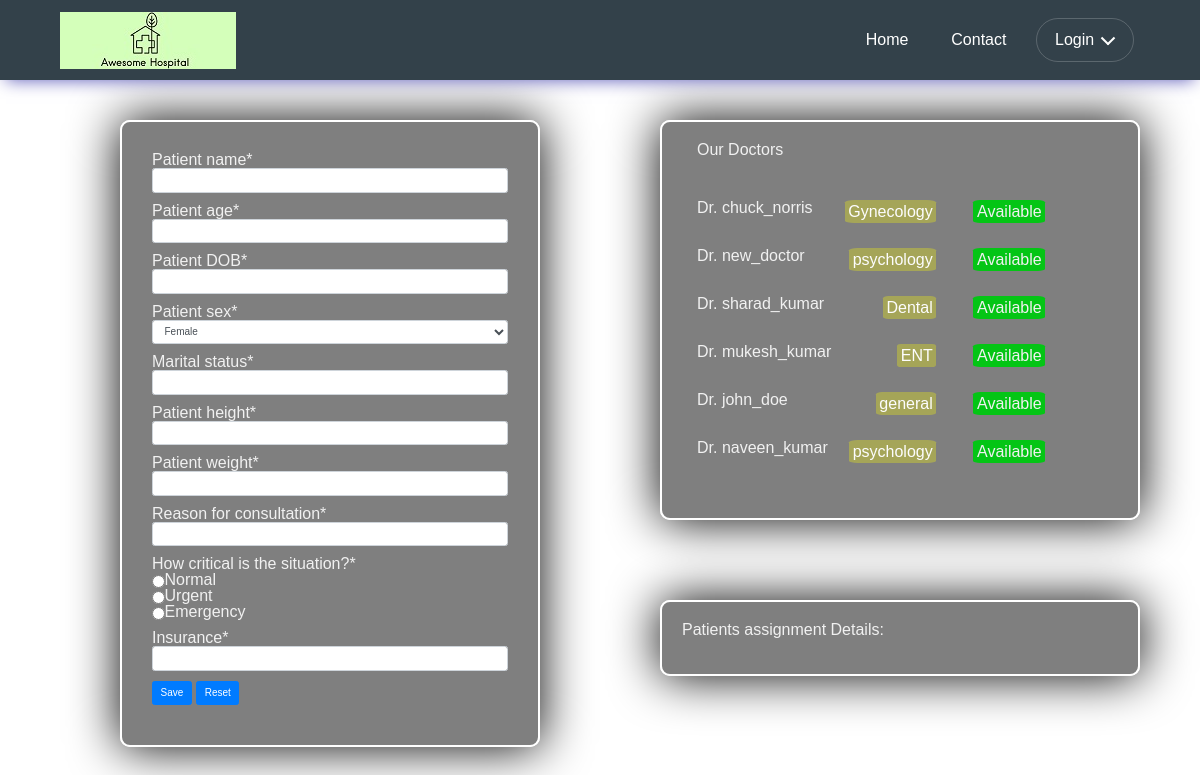
The page / on the database its author committed.
### homepage/models.py (models this page shows, shortened)
class DoctorDetails(models.Model):
    doctor_name = models.CharField(max_length=50)
    doctor_availability = models.BooleanField(default=True)
    doctor_specialisation = models.CharField(max_length=200)
    doctor_sex = models.CharField(
        max_length=1,
        default='F',
        choices=(
        ('F', 'Female',),
        ('M', 'Male',),
        ('T', 'Transgender',),
    )
    )
    is_Doctor_servicing = models.BooleanField(default=True)
    remaining_time = models.IntegerField(null=True, default=0)

### homepage/views.py (the view)
# urls.py: path("",index, name="index" ),
def index(request):
    doctor_list = DoctorDetails.objects.order_by('-doctor_availability')
    form = postForm(request.POST or None)
    if form.is_valid():
        pk_form = form.save()
        return HttpResponseRedirect("/")
    global assignmentDetails
    context= {
        'doctor_list' : doctor_list,
        'form' : form,
        'assignmentDetails' : assignmentDetails
    }
    return render(request, 'newHome.html', context)

### homepage/forms.py
class postForm(forms.ModelForm):
    CRITICALITY_CHOICES = [
        ('N', "Normal",),
        ('U', "Urgent",),
        ('E', "Emergency",),
    ]
    criticality = forms.ChoiceField(
        label="How critical is the situation?",
        widget=forms.RadioSelect(),
        choices=CRITICALITY_CHOICES
    )
    class Meta:
        model = PatientDetails
        fields = ["patient_name", "patient_age", "patient_DOB", "patient_sex", "marital_status", "patient_height", "patient_weight", "reason_for_consultation", "criticality", "insurance"]

### templates/newHome.html (shortened to what this page needs)
{% load crispy_forms_tags %}
<!DOCTYPE html>
<html lang="en">
<head>
    <link rel="stylesheet" href="https://stackpath.bootstrapcdn.com/bootstrap/4.3.1/css/bootstrap.min.css">
    {% include 'navBar.html' %}
</head>
<body>
    <div id="patient">
        <div class="form-group">
                <form method="POST" class="post-form" id="patientForm">
                    {{ form|crispy }}
                    <button type="submit" class="btn btn-primary">Save</button>
                    <input type="button" class="btn btn-primary" onclick="this.form.reset();" value="Reset">
                </form>
        </div>
    </div>
    <div id="doctorBox">
        <h2 style="padding-left: 15px;">Our Doctors</h2><br><br>
        {% if doctor_list %}
        <ul style="padding-top: 10px; padding-bottom: 10px">
            {% for doctor in doctor_list %}
                <a href="{% url 'homepage:doctorDetails' doctor.id %}" style="color: #f1f1f1;">
                    <li>
                        <div class="col-md-10">
                            Dr. {{doctor.doctor_name}} &nbsp;&nbsp;&nbsp;&nbsp;&nbsp;&nbsp;&nbsp;&nbsp;&nbsp;&nbsp;&nbsp;&nbsp;&nbsp;
                            <span class="specialisation">{{doctor.doctor_specialisation}}</span>
                            <span class="availability">
                                {% if doctor.doctor_availability %}
                                    <span class="available">Available</span>
                                {% else %}
                                    <span class="busy">Busy</span>
                                {% endif %}
                            </span>
                        </div>
                    <li>
                </a>
                <br><br>
            {% endfor %}
        </ul>
        {% endif %}
    </div>
    <div id="assignmentDetails">
        Patients assignment Details:<br><br>
    </div>
</body>
</html>

### templates/navBar.html (shortened to what this page needs)
	<header>
		<div class="cd-logo"><a href="/"><img src="/static/images/logo.jpg" alt="Logo"></a></div>
		<nav class="cd-main-nav-wrapper">
			<ul class="cd-main-nav">
				<li><a href="/">Home</a></li>
				<li><a href="#0">Contact</a></li>
				{% if user.is_authenticated %}
				<li><a href="{% url 'homepage:doctor_page_view' %}">Your Page</a></li>
				<li><a href="{% url 'homepage:logout' %}">Logout</a></li>
				{% else %}
				<li>
					<a href="#0" class="cd-subnav-trigger"><span>Login</span></a>
				</li>
				{% endif %}
			</ul>
		</nav>
	</header>
<link rel="stylesheet" href="/static/navBar/css/reset.css">
<link rel="stylesheet" href="/static/navBar/css/style.css">

### templates/navBar.html (style rules this page uses)
header { -webkit-box-shadow: 0 8px 16px -6px rgb(92, 90, 185) !important; -moz-box-shadow: 0 8px 16px -6px rgb(92, 90, 185) !important; box-shadow: 0 6px 16px -6px rgb(92, 90, 185) !important; }

### templates/newHome.html (style rules this page uses)
body { background-image: url("/static/images/patientRecord.png") !important; height: 100%; background-repeat: no-repeat; background-attachment: fixed; background-size: cover; }
#patient { position: absolute; top: 15%; left: 10%; width: 35%; border: solid 2px white; border-radius: 10px; padding: 30px; background: rgb(1, 1, 1); background: rgba(1, 1, 1, 0.5); color: #f1f1f1; box-shadow: 0 0 50px black; }
#doctorBox { position: absolute; top: 15%; left: 55%; width: 40%; border: solid 2px white; border-radius: 10px; padding: 20px; background: rgb(1, 1, 1); background: rgba(1, 1, 1, 0.5); color: #f1f1f1 !important; box-shadow: 0 0 50px black; }
.specialisation { position: absolute; right: 30%; background-color: rgba(255,255,0,0.3); border-radius: 10%; padding: 1%; color: rgb(253, 253, 253); display: inline; }
.available { position: absolute; right: 0; background-color: rgba(1, 201, 18, 0.966); border-radius: 10%; padding: 1%; }
#assignmentDetails { position: absolute; top: 75%; left: 55%; width: 40%; border: solid 2px white; border-radius: 10px; padding: 20px; background: rgb(1, 1, 1); background: rgba(1, 1, 1, 0.5); color: #f1f1f1 !important; box-shadow: 0 0 50px black; }

### rows shown on the page
DoctorDetails: doctor_name "chuck_norris", doctor_specialisation "Gynecology", doctor_availability "Available"
DoctorDetails: doctor_name "new_doctor", doctor_specialisation "psychology", doctor_availability "Available"
DoctorDetails: doctor_name "sharad_kumar", doctor_specialisation "Dental", doctor_availability "Available"
DoctorDetails: doctor_name "mukesh_kumar", doctor_specialisation "ENT", doctor_availability "Available"
DoctorDetails: doctor_name "john_doe", doctor_specialisation "general", doctor_availability "Available"
DoctorDetails: doctor_name "naveen_kumar", doctor_specialisation "psychology", doctor_availability "Available"
